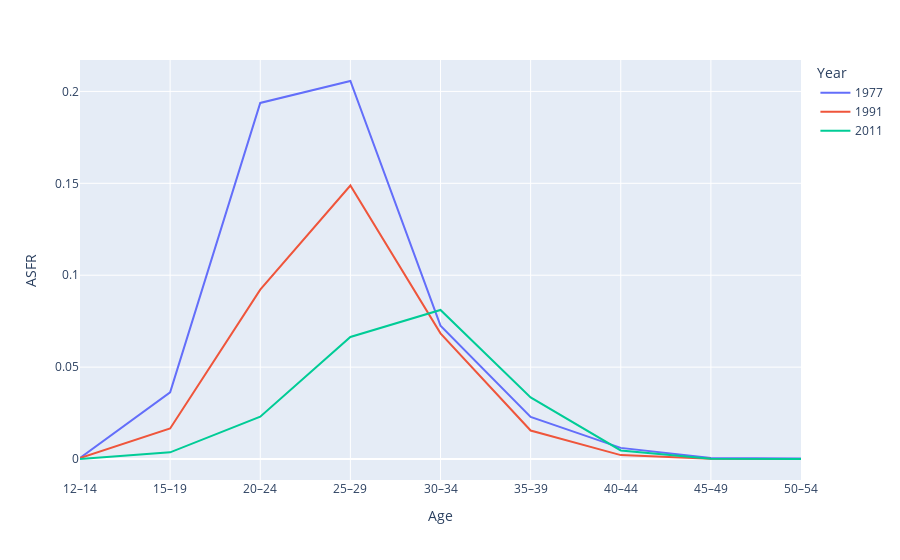

Notebook code for this chart:
### Code cell
# line chart showing the TW ASFR by year
# firstly, transform the data to long format
data_2_tw_long = data_2_tw.loc[:, ['age', 'asfr_1977', 'asfr_1991', 'asfr_2011']].melt(id_vars='age',
                                                                                       value_vars=['asfr_1977', 'asfr_1991', 'asfr_2011'],
                                                                                       var_name='year',
                                                                                       value_name='asfr')

# plot the data
fig = px.line(data_2_tw_long, x='age', y='asfr', color='year')
fig.update_yaxes(title='ASFR')
fig.update_xaxes(title='Age')
fig.update_legends(title='Year')
legend_text = {'asfr_1977':'1977', 'asfr_1991': '1991', 'asfr_2011': '2011'}
fig.for_each_trace(lambda t: t.update(name = legend_text[t.name],
                                      legendgroup = legend_text[t.name],
                                      hovertemplate = t.hovertemplate.replace(t.name, legend_text[t.name])
                                      )
                   )
fig.show()

### Figure 1 — Plotly figure (JSON) as saved in the notebook; plotly's stock layout.template omitted (floating-point values rounded to 4 significant figures)
{"data": [{"hovertemplate": "year=1977<br>age=%{x}<br>asfr=%{y}<extra></extra>", "legendgroup": "1977", "line": {"color": "#636efa", "dash": "solid"}, "marker": {"symbol": "circle"}, "mode": "lines", "name": "1977", "orientation": "v", "showlegend": true, "type": "scatter", "x": ["12–14", "15–19", "20–24", "25–29", "30–34", "35–39", "40–44", "45–49", "50–54"], "xaxis": "x", "y": [0.000626, 0.03632, 0.1937, 0.2057, 0.07255, 0.02294, 0.00606, 0.0005555, 0.0002523], "yaxis": "y"}, {"hovertemplate": "year=1991<br>age=%{x}<br>asfr=%{y}<extra></extra>", "legendgroup": "1991", "line": {"color": "#EF553B", "dash": "solid"}, "marker": {"symbol": "circle"}, "mode": "lines", "name": "1991", "orientation": "v", "showlegend": true, "type": "scatter", "x": ["12–14", "15–19", "20–24", "25–29", "30–34", "35–39", "40–44", "45–49", "50–54"], "xaxis": "x", "y": [0.0004654, 0.0166, 0.09214, 0.1488, 0.06836, 0.01553, 0.002133, 0.0001087, 6.295e-05], "yaxis": "y"}, {"hovertemplate": "year=2011<br>age=%{x}<br>asfr=%{y}<extra></extra>", "legendgroup": "2011", "line": {"color": "#00cc96", "dash": "solid"}, "marker": {"symbol": "circle"}, "mode": "lines", "name": "2011", "orientation": "v", "showlegend": true, "type": "scatter", "x": ["12–14", "15–19", "20–24", "25–29", "30–34", "35–39", "40–44", "45–49", "50–54"], "xaxis": "x", "y": [7.011e-05, 0.003645, 0.02304, 0.06643, 0.08108, 0.03356, 0.004667, 0.0001374, 1.552e-05], "yaxis": "y"}], "layout": {"legend": {"title": {"text": "Year"}, "tracegroupgap": 0}, "margin": {"t": 60}, "xaxis": {"anchor": "y", "domain": [0, 1], "title": {"text": "Age"}}, "yaxis": {"anchor": "x", "domain": [0, 1], "title": {"text": "ASFR"}}}}
